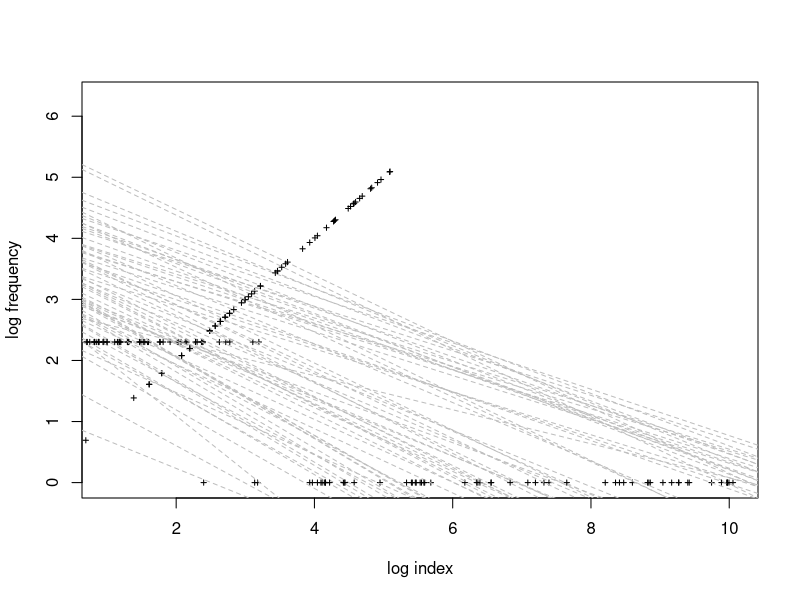
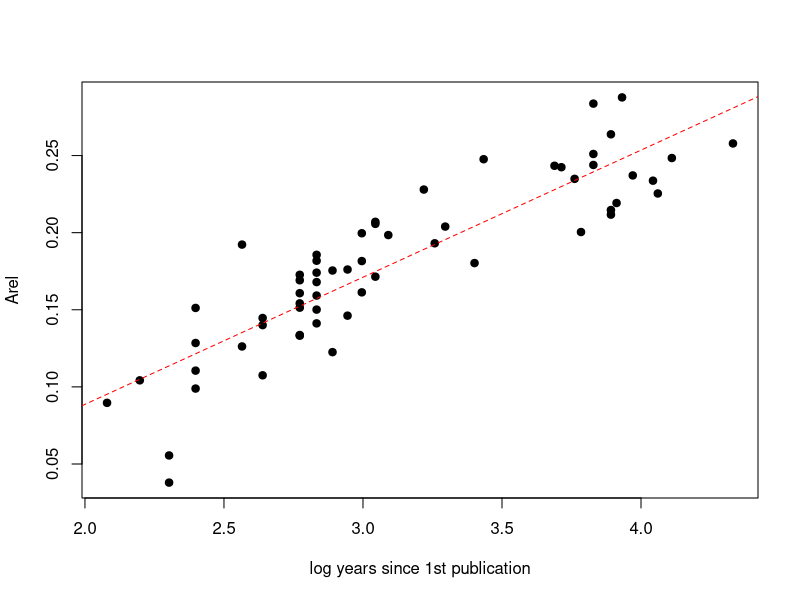
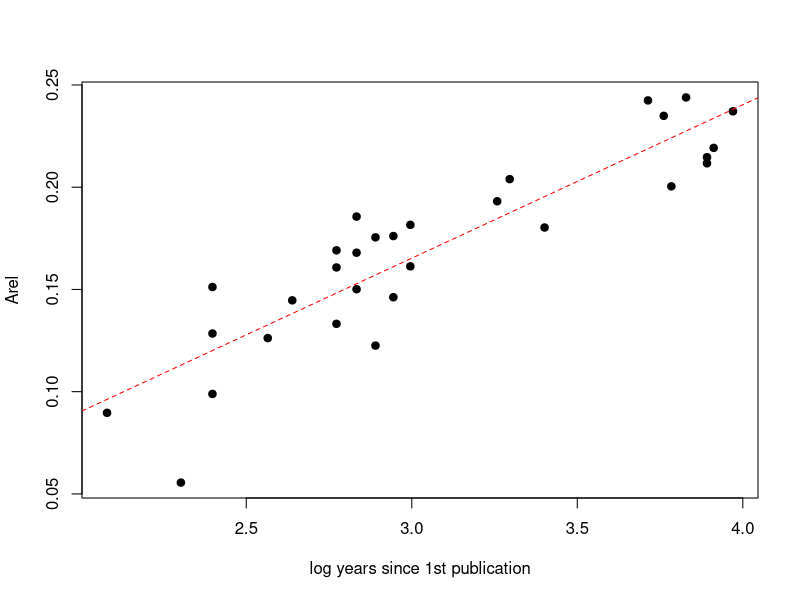
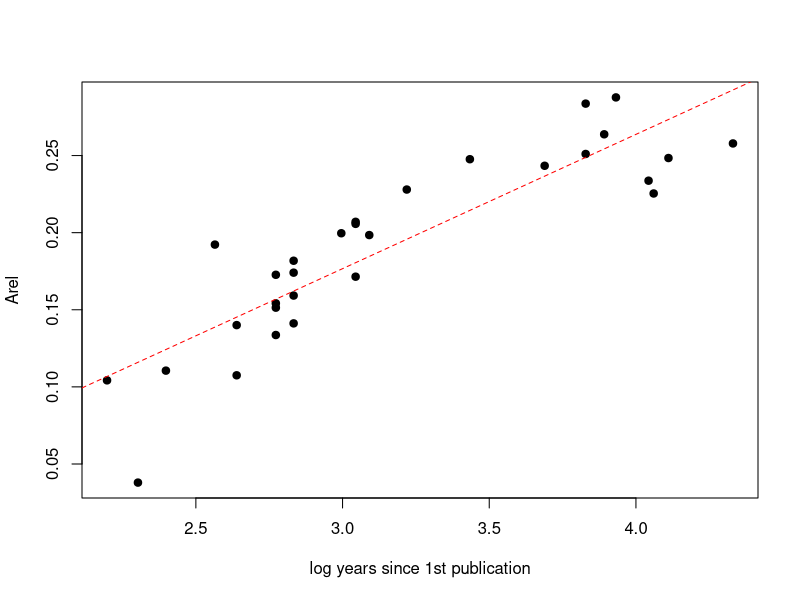
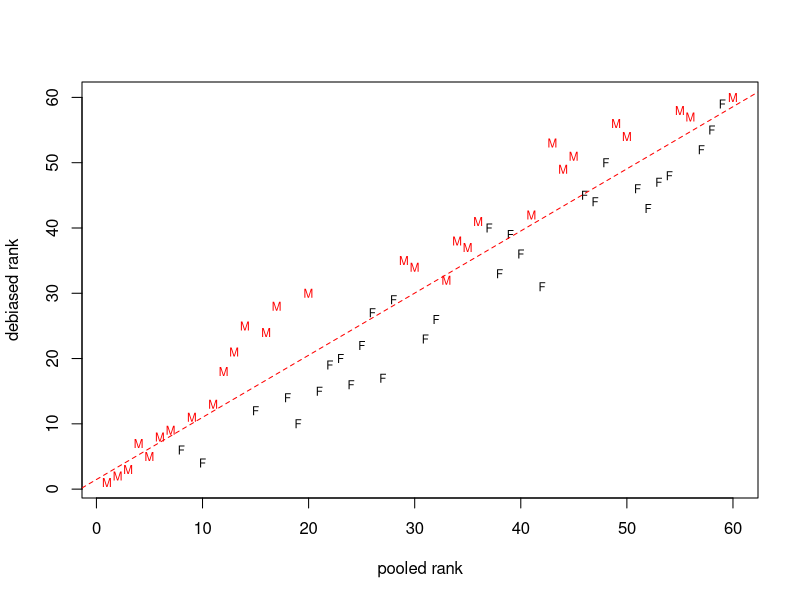

Generate these figures, in order, with R:
######################
## ε-index function ##
######################

####################################
## Corey J. A. Bradshaw           ##
## Flinders University, Australia ##
## globalecologyflinders.com      ##
## October 2020                   ##
####################################

epsilon.index.func <- function(dat.samp) { # 'dat.samp' is the sample data.frame loaded from a .csv file (format specified after function)

  ## set internal functions
  AICc <- function(...) {
    models <- list(...)
    num.mod <- length(models)
    AICcs <- numeric(num.mod)
    ns <- numeric(num.mod)
    ks <- numeric(num.mod)
    AICc.vec <- rep(0,num.mod)
    for (i in 1:num.mod) {
      if (length(models[[i]]$df.residual) == 0) n <- models[[i]]$dims$N else n <- length(models[[i]]$residuals)
      if (length(models[[i]]$df.residual) == 0) k <- sum(models[[i]]$dims$ncol) else k <- (length(models[[i]]$coeff))+1
      AICcs[i] <- (-2*logLik(models[[i]])) + ((2*k*n)/(n-k-1))
      ns[i] <- n
      ks[i] <- k
      AICc.vec[i] <- AICcs[i]
    }
    return(AICc.vec)
  }
  
  delta.AIC <- function(x) x - min(x) ## where x is a vector of AIC
  weight.AIC <- function(x) (exp(-0.5*x))/sum(exp(-0.5*x)) ## Where x is a vector of dAIC
  ch.dev <- function(x) ((( as.numeric(x$null.deviance) - as.numeric(x$deviance) )/ as.numeric(x$null.deviance))*100) ## % change in deviance, where x is glm object
  
  linreg.ER <- function(x,y) { # where x and y are vectors of the same length; calls AICc, delta.AIC, weight.AIC functions
    fit.full <- lm(y ~ x); fit.null <- lm(y ~ 1)
    AIC.vec <- c(AICc(fit.full),AICc(fit.null))
    dAIC.vec <- delta.AIC(AIC.vec); wAIC.vec <- weight.AIC(dAIC.vec)
    ER <- wAIC.vec[1]/wAIC.vec[2]
    r.sq.adj <- as.numeric(summary(fit.full)[9])
    return(c(ER,r.sq.adj))
  }
  
  ## transforms
  dat.samp$gender <- as.character(dat.samp$gender)
  dat.samp$personID <- as.character(dat.samp$personID)
  dat.samp$y.e <- as.numeric(format(Sys.Date(), "%Y")) - dat.samp$firstyrpub
  dat.samp$lc10 <- ifelse(dat.samp$i10==0, 0, log(dat.samp$i10))
  dat.samp$lch <- log(dat.samp$h)
  dat.samp$lcmax <- log(1)
  dat.samp$li10 <- log(10)
  dat.samp$lih <- log(dat.samp$h)
  dat.samp$limax <- log(dat.samp$maxcit)
  dat.samp$mi <- dat.samp$h/dat.samp$y.e
  dat.samp
  
  ## power-law relationship
  plot(as.numeric(dat.samp[1,12:14]), as.numeric(dat.samp[1,9:11]), lty=2, xlim=c(1,max(dat.samp$limax)), ylim=c(0,max(dat.samp$lc10)), col="white", xlab="log index", ylab="log frequency")
  
  lis.out <- lcs.out <- pers.out <- rep(NA,1)
  xypts.out <- matrix(NA,nrow=2, ncol=2)
  dat.samp$a <- dat.samp$b <- NA
  for (p in 1:dim(dat.samp)[1]) {
    lis <- as.numeric(dat.samp[p, 12:14])
    lis.out <- c(lis.out, lis)
    lcs <- as.numeric(dat.samp[p, 9:11])
    lcs.out <- c(lcs.out, lcs)
    pers <- rep(dat.samp[p, 4],3)
    pers.out <- c(pers.out,pers)
    fitp <- lm(lcs ~ lis)
    dat.samp$a[p] <- coef(fitp)[1]
    dat.samp$b[p] <- coef(fitp)[2]
    ystart.pt <- dat.samp$a[p] + dat.samp$b[p]
    yend.pt <- 0
    xpts <- c(1,lis[3])
    ypts <- c(ystart.pt, yend.pt)
    xypts <- cbind(xpts,ypts)
    colnames(xypts) <- c(paste(pers[1],"x",sep=""), paste(pers[1],"y",sep=""))
    xypts.out <- cbind(xypts.out, xypts)
    points(lis,lcs,pch=3,cex=0.5, col="black")
    abline(fitp, lty=2, col="grey")
  }
  dat.samp
  
  ## area under the curve
  dat.samp$Alin <- NA
  for (q in 1:dim(dat.samp)[1]) {
    if (dat.samp$limax[q] > 1) {
      li.cont <- seq(1, dat.samp$limax[q], 0.05)
      pred.lin <- dat.samp$a[q] + dat.samp$b[q]*(li.cont)
      dat.samp$Alin[q] <- sum(pred.lin)/(length(li.cont)*(max(dat.samp$limax)))}
    if (dat.samp$limax[q] < 1) {
      dat.samp$Alin[q] <- 0}
  }
  dat.samp
  
  
  ## residual ranking
  plot(log(dat.samp$y.e), dat.samp$Alin, pch=19, xlab="log years since 1st publication", ylab="Arel", ylim=c(min((dat.samp$Alin)),max((dat.samp$Alin))), xlim=c(min(log(dat.samp$y.e)),max(log(dat.samp$y.e))))
  fit.yAlin <- lm(dat.samp$Alin ~ log(dat.samp$y.e))
  if (coef(fit.yAlin)[2] < 0)  {
    fit.yAlin <- lm(dat.samp$Alin ~ 0 + log(dat.samp$y.e))
  }
  abline(fit.yAlin, lty=2, col="red")
  summary(fit.yAlin)
  #print(paste("AIC evidence ratio = ", round(linreg.ER(log(dat.samp$y.e), dat.samp$Alin)[1], 2), sep=""))
  #print(paste("Radj = ", round(linreg.ER(log(dat.samp$y.e), dat.samp$Alin)[2], 2), sep=""))
  
  ## calculate expectation relative to sample
  expectation <- as.character(ifelse(resid(fit.yAlin) > 0, "above", "below"))
  dat.out <- data.frame(dat.samp$personID, dat.samp$gender, dat.samp$y.e, resid(fit.yAlin), expectation, dat.samp$mi, dat.samp$h)
  dat.sort <- dat.out[order(dat.out[,4],decreasing=T),1:7]
  dat.sort$rank <- seq(1,length(dat.samp$personID),1)
  colnames(dat.sort) <- c("person","gender","yrs.publ", "ε-index","expectation","m-index","h-index", "rank")
  dat.sort$person <- as.character(dat.sort$person)
  dat.sort$gender <- as.character(dat.sort$gender)
  dat.sort$expectation <- as.character(dat.sort$expectation)
  dat.sort
  
  ## gender-debiased ε-index 
  # women
  dat.sampF <- subset(dat.samp, gender=="F")
  plot(log(dat.sampF$y.e), dat.sampF$Alin, pch=19, xlab="log years since 1st publication", ylab="Arel", ylim=c(min((dat.sampF$Alin)),max((dat.sampF$Alin))), xlim=c(min(log(dat.sampF$y.e)),max(log(dat.sampF$y.e))))
  fitF.yAlin <- lm(dat.sampF$Alin ~ log(dat.sampF$y.e))
  if (coef(fitF.yAlin)[2] < 0)  {
    fitF.yAlin <- lm(dat.sampF$Alin ~ 0 + log(dat.sampF$y.e))
  }
  abline(fitF.yAlin, lty=2, col="red")
  summary(fitF.yAlin)
  #print(paste("AIC evidence ratio = ", round(linreg.ER(log(dat.sampF$y.e), dat.sampF$Alin)[1], 2), sep=""))
  #print(paste("Radj = ", round(linreg.ER(log(dat.sampF$y.e), dat.sampF$Alin)[2], 2), sep=""))
  
  ## calculate expectation relative to sample
  expectationF <- as.character(ifelse(resid(fitF.yAlin) > 0, "above", "below"))
  datF.out <- data.frame(dat.sampF$personID, dat.sampF$gender, dat.sampF$y.e, resid(fitF.yAlin), expectationF, dat.sampF$mi, dat.sampF$h)
  datF.sort <- datF.out[order(datF.out[,4],decreasing=T),1:7]
  datF.sort$rankF <- seq(1,length(dat.sampF$personID),1)
  colnames(datF.sort) <- c("person","gender","yrs.publ", "ε-index","expectation","m-index","h-index", "gender.rank")
  datF.sort$person <- as.character(datF.sort$person)
  datF.sort$gender <- as.character(datF.sort$gender)
  datF.sort$expectation <- as.character(datF.sort$expectation)
  datF.sort
  
  # men
  dat.sampM <- subset(dat.samp, gender=="M")
  plot(log(dat.sampM$y.e), dat.sampM$Alin, pch=19, xlab="log years since 1st publication", ylab="Arel", ylim=c(min((dat.sampM$Alin)),max((dat.sampM$Alin))), xlim=c(min(log(dat.sampM$y.e)),max(log(dat.sampM$y.e))))
  fitM.yAlin <- lm(dat.sampM$Alin ~ log(dat.sampM$y.e))
  if (coef(fitM.yAlin)[2] < 0)  {
    fitM.yAlin <- lm(dat.sampM$Alin ~ 0 + log(dat.sampM$y.e))
  }
  abline(fitM.yAlin, lty=2, col="red")
  summary(fitM.yAlin)
  #print(paste("AIC evidence ratio = ", round(linreg.ER(log(dat.sampM$y.e), dat.sampM$Alin)[1], 2), sep=""))
  #print(paste("Radj = ", round(linreg.ER(log(dat.sampM$y.e), dat.sampM$Alin)[2], 2), sep=""))
  
  ## calculate expectation relative to sample
  expectationM <- as.character(ifelse(resid(fitM.yAlin) > 0, "above", "below"))
  datM.out <- data.frame(dat.sampM$personID, dat.sampM$gender, dat.sampM$y.e, resid(fitM.yAlin), expectationM, dat.sampM$mi, dat.sampM$h)
  datM.sort <- datM.out[order(datM.out[,4],decreasing=T),1:7]
  datM.sort$rankF <- seq(1,length(dat.sampM$personID),1)
  colnames(datM.sort) <- c("person","gender","yrs.publ", "ε-index","expectation","m-index","h-index", "gender.rank")
  datM.sort$person <- as.character(datM.sort$person)
  datM.sort$gender <- as.character(datM.sort$gender)
  datM.sort$expectation <- as.character(datM.sort$expectation)
  datM.sort
  
  # combine women & men subsets & re-rank
  datFM <- rbind(datF.sort,datM.sort)
  datFM.sort <- datFM[order(datFM[,4],decreasing=T),1:8]
  datFM.sort$rnk.debiased <- seq(1,length(datFM.sort$person),1)
  colnames(datFM.sort)[4] <- "gender.ε-index"
  
  # add rank from pooled sample
  orig.rank <- dat.sort[,c(1,4,8)]
  datFM.mrg <- merge(datFM.sort, orig.rank, by="person", all=F, no.dups=T)
  colnames(datFM.mrg)[10] <- "pooled.ε-index"
  colnames(datFM.mrg)[11] <- "pooled.rnk"
  full.out <- datFM.mrg[order(datFM.mrg[,9],decreasing=F), 1:11]
  full.out
  
  plot(full.out$pooled.rnk, full.out$rnk.debiased, xlab="pooled rank", ylab="debiased rank", pch=NULL, cex=0.7, col="white")
  origdebias.fit <- lm(full.out$rnk.debiased~full.out$pooled.rnk)
  points(full.out[which(full.out$gender=="M"),11], full.out[which(full.out$gender=="M"),9], col="red", pch="M", cex=0.7)
  points(full.out[which(full.out$gender=="F"),11], full.out[which(full.out$gender=="F"),9], col="black", pch="F", cex=0.7)
  abline(origdebias.fit, lty=2, col="red")
  
  ## scale (normalise)
  full.out$`ε′-index` <- scale(full.out$`pooled.ε-index`, scale=T, center=F)
  full.out$`debiased.ε′-index` <- scale(full.out$`gender.ε-index`, scale=T, center=F)
  
  # print final output
  return(full.out)

} # end epsilon.index function


## import data
## data should be in the following format:
## .csv file (comma-delimited)
## COLUMN 1: 'personID' — any character identification of an individual researcher (can be a name)
## COLUMN 2: 'gender' - researcher's gender ("F" or "M")
## COLUMN 3: 'i10' - researcher's i10 index (# papers with ≥ 10 citations); must be > 0
## COLUMN 4: 'h' - researcher's h-index
## COLUMN 5: 'maxcit' - number of citations of researcher's peer-reviewed paper with most citations
## COLUMN 6: 'firstyrpub' - the year of the researcher's first published peer-reviewed paper

example.dat <- read.csv("datasample.csv", header=T) # .csv file of data for researcher sample

## apply function
epsilon.index.func(dat.samp=example.dat)

